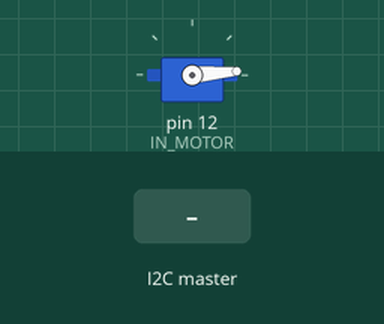
Recording of a program running on a simulated Arduino Nano, built with avr-gcc and run on an emulated ATmega328P. On the bench: servo. The inputs (shaded band) are chosen by the test bench. What the program prints to the serial monitor is not drawn.

Above: at 0.1 s.
At 1.8 s:
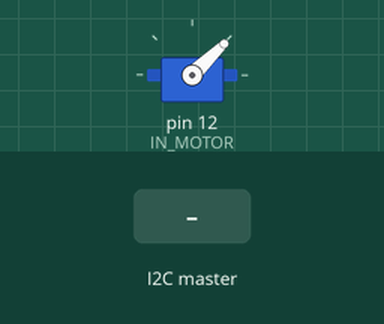
1.9 s: the I2C master sends the byte 1
Timing chart, 0 to 4.9 s (numbered marks = the images above; inputs shaded):
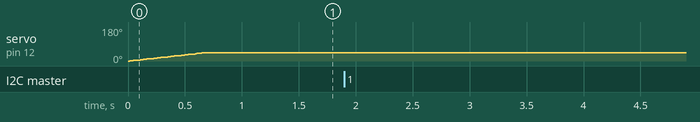

Measured:
- after the input at 1.9 s, every drawn part: stays the same

The program:

main.cpp
```cpp
#include "Arduino.h"
#include "Servo.h"
#include "Wire.h"
#include "I2C_support_float.hpp"

#define PRINT_SERIAL true
#define SERIAL_BUAD 9600

// MOTOR
#define IN_MOTOR 12
float const delay_run = 15;
float const count = 1;
Servo servo;

// I2C
#define ADDRESS_I2C 9
#define KEY_COMPLETE 1
#define NOT_WORKING -1
float i2c_value;
void receiveEvent(int howMany)
{
  read_i2c_value_float(howMany, i2c_value);
  if (PRINT_SERIAL)
    Serial.println(i2c_value);
}

void setup()
{

  Serial.begin(SERIAL_BUAD);
  servo.attach(IN_MOTOR);
  Wire.begin(ADDRESS_I2C);
  Wire.onReceive(receiveEvent);

  // ON
  for (int angle = 0; angle < 45; angle++)
  {
    servo.write(angle);
    delay(delay_run);
  }
}

void loop()
{
  if (i2c_value == KEY_COMPLETE)
  {
    i2c_value = NOT_WORKING;
    for (int i = 0; i < count; i++)
    {
      for (int angle = 45; angle < 90; angle++)
      {
        servo.write(angle);
        delay(delay_run);
      }
      for (int angle = 90; angle > 0; angle--)
      {
        servo.write(angle);
        delay(delay_run);
      }
      for (int angle = 0; angle < 45; angle++)
      {
        servo.write(angle);
        delay(delay_run);
      }
    }
  }
}
```

I2C_support_float.hpp
```cpp
#include "Arduino.h"
#include "Wire.h"

void write_i2c_value_float(const int &address, float const &value)
{
  Wire.beginTransmission(address);
  Wire.write((byte *)&value, sizeof(value));
  Wire.endTransmission();
}

void read_i2c_value_float(int const &howMany, float &result)
{
  const int from_pi = 5;
  const int from_adruino = 4;
  const int size_of_float = howMany == from_pi ? from_pi : from_adruino;
  byte bytes_array[4];

  if (size_of_float == from_pi)
  {
    for (int i = 0; i < from_pi; i++)
    {
      if (i == 0)
      {
        Wire.read(); // Delete one bytes from pi. Because pi send float with 5 bytes.
      }
      else
      {
        bytes_array[i - 1] = Wire.read();
      }
    }
    memcpy(&result, bytes_array, 4);
  }
  else if (size_of_float == from_adruino)
  {
    byte *p = (byte *)&result;
    for (unsigned int i = 0; i < from_adruino; i++)
      *p++ = Wire.read();
  }
}
```
